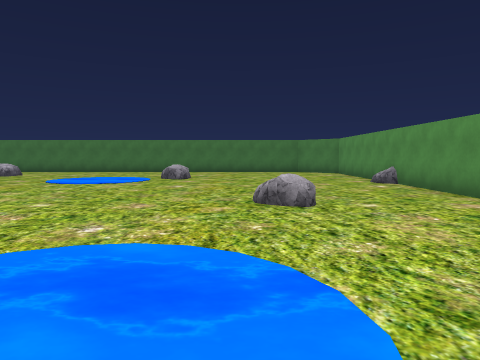
View 1 (above)

16 first-person views from a walk through a scene from a Unity 3-D project. The camera is 1.5 m above the floor, tilts 4° down and sees 70° across. The floor is counted in squares, 2 m on a side. Each view is taken from the middle of a square. On the plan, view 1 faces up. The plan holds only what a view shows up to about 11 squares ahead; the rest is blank. Some surface patterns are stand-ins.

View 2
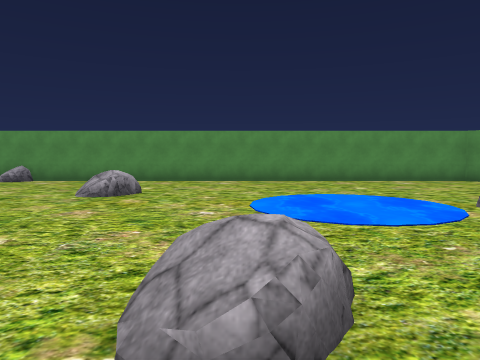

View 3
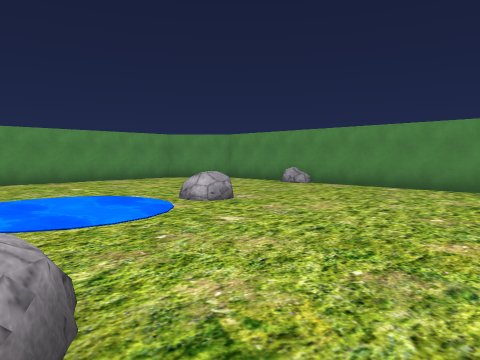

View 4
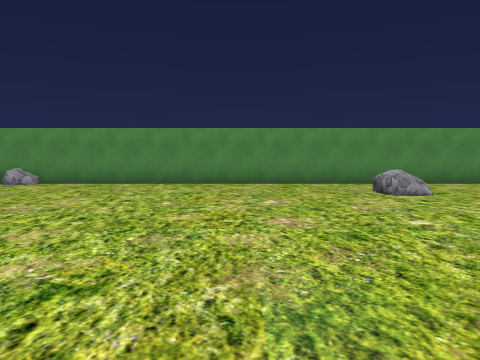

View 5
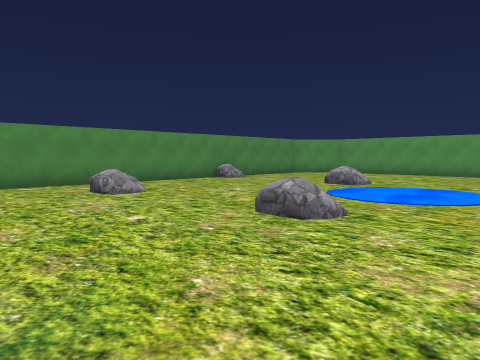

View 6
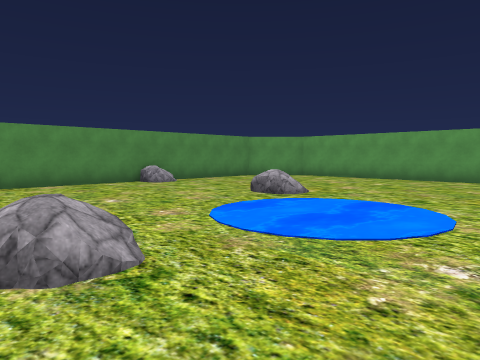

View 7
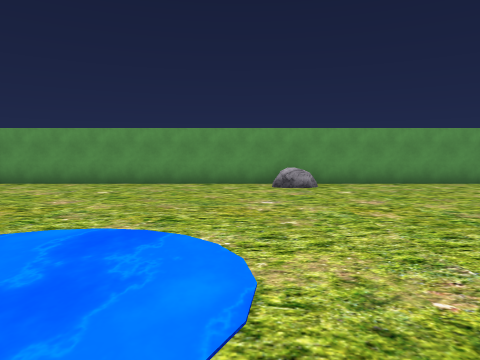

View 8
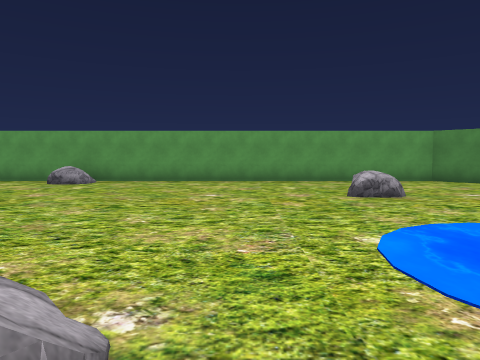

View 9
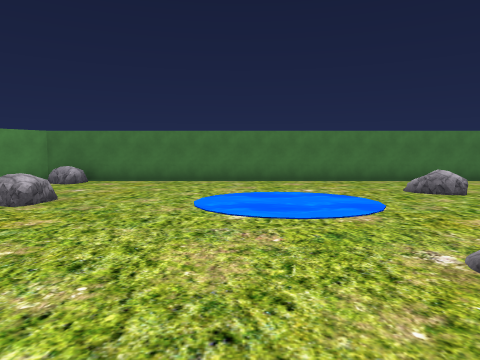

View 10
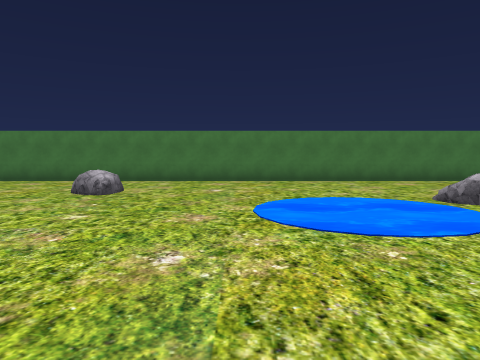

View 11
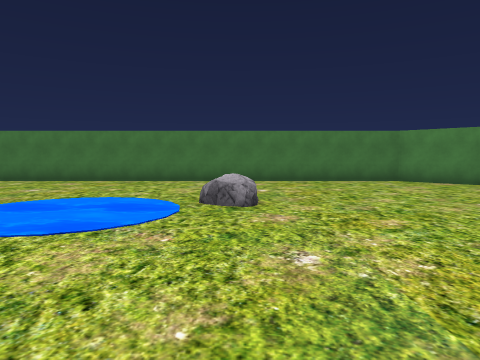

View 12
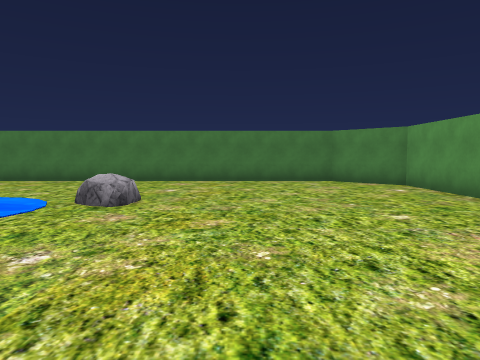

View 13
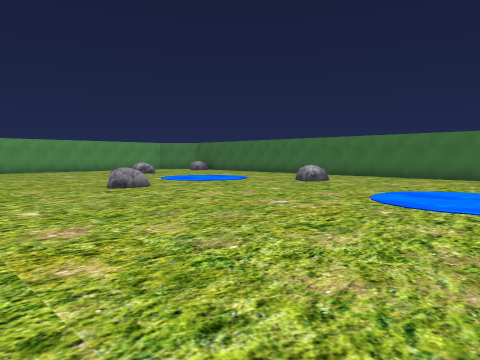

View 14
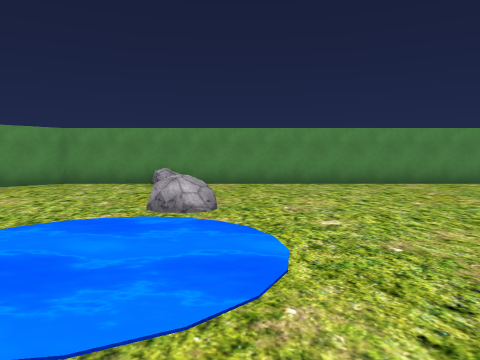

View 15
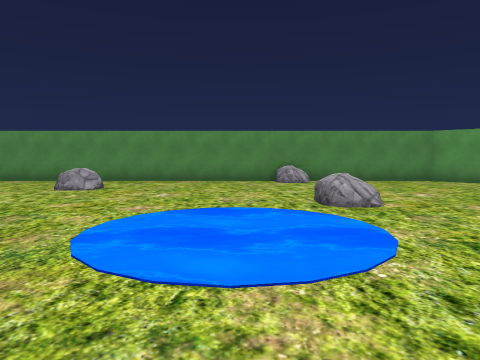

View 16
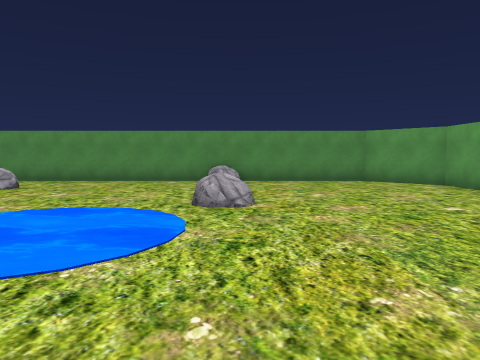

### Floor plan
Key: @ floor where view 1 was taken; # wall or solid block; x gap in a wall; . main floor; : floor 0.5 m higher than the main floor; / step, stairs or slope; ~ water the walk can cross; O other object.
Columns run from 21 left of view 1 to 5 right of it. Each row starts with its distance up from view 1.
 17    ######################
 16  ###....................##
 15 ##.O.....................##
 14 #.........................#
 13 #...........O.............#
 12 #...//..~~~......~.:......#
 11 #...O/..~~~.....~~~O......#
 10 #...............~~~....../#
  9 #........................O#
  8 #.........O...............#
  7 #.........................#
  6 #....................//...#
  5 #.....................O...#
  4 #xO.......................#
  3 #.......~.......OO........#
  2 #......~~~.........~~~....#
  1 #......~~~.O.......~~~....#
  0 #...................~@....#
 -1 #.....O.............O.....#
 -2 #.........................#
 -3 #...........O.............#
 -4 ##.......................##
 -5  ##...#O.............#..##
 -6   ##### #################

Positions as (right, up) in squares from view 1, and headings:
1: (0, 0), facing up
2: (-6, 3), facing right
3: (-6, 3), facing down-right
4: (-6, 4), facing down
5: (-6, 4), facing down-left
6: (-9, 4), facing down-left
7: (-11, 3), facing left
8: (-10, 9), facing left
9: (-13, 6), facing up
10: (-6, 6), facing up
11: (-2, 6), facing up
12: (0, 6), facing up
13: (-3, 4), facing up-left
14: (-2, 4), facing down
15: (-13, 5), facing down
16: (-15, 5), facing down
